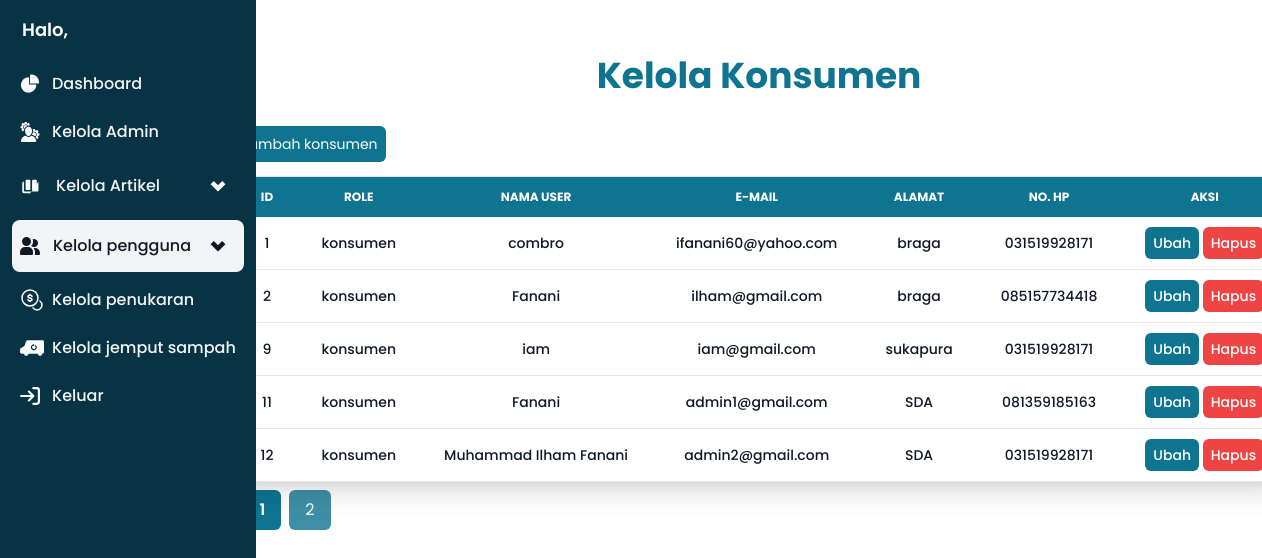
The app's page /kelola-konsumen.php with its own data.
### tables this page shows
CREATE TABLE `users` (
  `user_id` int(11) NOT NULL,
  `foto` varchar(255) DEFAULT NULL,
  `role` enum('konsumen','mitra') DEFAULT NULL,
  `nama` varchar(255) DEFAULT NULL,
  `email` varchar(255) DEFAULT NULL,
  `password` varchar(255) DEFAULT NULL,
  `alamat` text DEFAULT NULL,
  `no_hp` varchar(20) DEFAULT NULL,
  `poin` int(11) DEFAULT NULL
);

### include/Database.php (called while the page is built, shortened)
<?php
class Database
{
    private $host = "localhost";
    private $username = "root";
    private $password = "";
    private $dbname = "ass3";
    private $port = "3306";
    public function __construct()
    {
        $this->conn = new mysqli($this->host, $this->username, $this->password, $this->dbname, $this->port);
    }
}
?>

### include/User.php (called while the page is built, shortened)
<?php
require_once "Database.php";
Class User extends Database {
    public function getAllUsers(){
        $query = "SELECT * FROM users WHERE role = 'konsumen'";
        $result = $this->conn->query($query);
        $users = [];
        if ($result->num_rows > 0) {
            while ($row = $result->fetch_object()) {
                $users[] = $row;
            }
        }
        return $users;
    }
    public function limitUser($awal, $akhir) {
        $query = "SELECT * FROM users WHERE role = 'konsumen' LIMIT $awal, $akhir";
        $result = $this->conn->query($query);
        $users = [];
        if ($result->num_rows > 0) {
            while ($row = $result->fetch_object()) {
                $users[] = $row;
            }
        }
        return $users;
    }
}
?>

### kelola-konsumen.php (the view, shortened to what this page needs)
<?php
require_once dirname(__FILE__) . "/include/User.php";
$user = new User();
$users = $user->getAllUsers();
$DataperHal = 5;
$jml_data = count($users);
$jml_hal = ceil($jml_data / $DataperHal);
$halaman_aktif = (isset($_GET['halaman'])) ? $_GET['halaman'] : 1;
$awalData = ($DataperHal * $halaman_aktif) - $DataperHal;
$pengguna = $user->limitUser($awalData, $DataperHal);
?>
<!DOCTYPE html>
<html lang="en">
<head>
    <script src="https://cdn.tailwindcss.com"></script>
    <link href="https://cdnjs.cloudflare.com/ajax/libs/flowbite/2.2.0/flowbite.min.css" rel="stylesheet" />
</head>
<body>
    <aside id="logo-sidebar"
        class="fixed top-0 left-0 z-40 w-64 h-screen transition-transform -translate-x-full sm:translate-x-0"
        aria-label="Sidebar">
        <div class="h-full px-3 py-4 overflow-y-auto bg-cyan-950">
            <a href="https://flowbite.com/" class="flex items-center ps-2.5 mb-5">
                <span class="self-center text-lg font-semibold whitespace-nowrap text-white">Halo,
                </span>
            </a>
            <ul class="space-y-2 font-medium">
                <li>
                    <a href="home-admin.php"
                        class="flex items-center p-2 text-gray-900 rounded-lg group hover:bg-gray-100">
                        <span class="ms-3 text-gray-100 group-hover:text-gray-900">Dashboard</span>
                    </a>
                </li>
                <li id="kelola-admin">
                    <a href="kelola-admin.php"
                        class="flex items-center p-2 text-gray-900 rounded-lg group hover:bg-gray-100">
                        <span class="flex-1 ms-3 text-gray-100 group-hover:text-gray-900">Kelola Admin</span>
                    </a>
                </li>
                <li>
                    <button class="w-full flex items-center p-2 text-gray-900 rounded-lg hover:bg-gray-100 group"
                        data-dropdown-toggle="dropdown-artikel">
                        <span class="flex-1 ms-2 text-gray-100 group-hover:text-gray-900 text-left">Kelola
                            Artikel</span>
                        <svg class="flex-shrink-0 w-9 h-9 text-gray-50 transition duration-75 group-hover:text-gray-900"
                            viewBox="0 0 24 24" xmlns="http://www.w3.org/2000/svg">
                    </button>
                </li>
                <li>
                    <button class="w-full flex items-center p-2 text-gray-900 rounded-lg bg-gray-100 group"
                        data-dropdown-toggle="dropdown">
                        <span class="flex-1 ms-1 text-gray-900">Kelola pengguna</span>
                        <svg class="flex-shrink-0 w-9 h-9 transition duration-75 text-gray-900" viewBox="0 0 24 24"
                            xmlns="http://www.w3.org/2000/svg">
                            <g>
                                <path fill="none" d="M0 0h24v24H0z" />
                                <path d="M12 15l-4.243-4.243 1.415-1.414L12 12.172l2.828-2.829 1.415 1.414z"
                                    stroke="currentColor" fill="currentColor" />
                            </g>
                        </svg>
                    </button>
                </li>
                <li>
                    <a href="#" class="flex items-center p-2 text-gray-900 rounded-lg hover:bg-gray-100 group">
                        <span class="flex-1 ms-2 text-gray-100 group-hover:text-gray-900">Kelola penukaran</span>
                    </a>
                </li>
                <li>
                    <a href="kelolaAdmin.php" class="flex items-center p-2 text-gray-900 rounded-lg hover:bg-gray-100 group">
                        <span class="flex-1 ms-2 text-gray-100 group-hover:text-gray-900">Kelola jemput sampah</span>
                    </a>
                </li>
                <li>
                    <a href="login-admin.php"
                        class="flex items-center p-2 text-gray-900 rounded-lg hover:bg-gray-100 group">
                        <span class="flex-1 ms-3 text-gray-100 group-hover:text-gray-900">Keluar</span>
                    </a>
                </li>
            </ul>
        </div>
    </aside>
    <div class="sm:ml-64">
        <div class="pt-10 grid justify-center">
            <h1 class="my-4 text-4xl font-bold text-center text-cyan-700">Kelola Konsumen</h1>
            <div class="relative my-5 self-end">
                <a href="tambah-konsumen.php"
                    class="py-2 px-2 text-white text-sm rounded-md bg-cyan-700 hover:bg-cyan-600 focus:ring-2 focus:ring-cyan-500">tambah
                    konsumen</a>
            </div>
            <div class="relative overflow-auto sm:rounded-lg shadow-xl w-[1047px]">
                <table class="text-sm text-left text-gray-500 border w-[1044px]">
                    <thead class="text-xs text-center text-white uppercase bg-cyan-700">
                        <tr>
                            <th scope="col" class="px-6 py-3">
                                Id
                            </th>
                            <th scope="col" class="px-6 py-3">
                                Role
                            </th>
                            <th scope="col" class="px-6 py-3">
                                Nama User
                            </th>
                            <th scope="col" class="px-6 py-3">
                                E-mail
                            </th>
                            <th scope="col" class="px-6 py-3">
                                Alamat
                            </th>
                            <th scope="col" class="px-6 py-3">
                                No. Hp
                            </th>
                            <th scope="col" class="px-6 py-3">
                                Aksi
                            </th>
                        </tr>
                    </thead>
                    <tbody>
                        <?php foreach ($pengguna as $user): ?>
                            <tr class="bg-white border-b text-center font-medium text-gray-900 whitespace-nowrap">
                                <th scope="row" class="px-6 py-4 font-medium">
                                    <?= $user->user_id ?>
                                </th>
                                <td class="px-6 py-4">
                                    <?= $user->role ?>
                                </td>
                                <td class="px-6 py-4">
                                    <?= $user->nama ?>
                                </td>
                                <td class="px-6 py-4">
                                    <?= $user->email ?>
                                </td>
                                <td class="px-6 py-4 max-w-[1044px]">
                                    <?= $user->alamat ?>
                                </td>
                                <td class="px-6 py-4">
                                    <?= $user->no_hp ?>
                                </td>
                                <td class="px-6 py-4">
                                    <a href="edit-user.php?user_id=<?= $user->user_id ?>"
                                        class="font-medium text-white bg-cyan-700 hover:bg-cyan-600 py-1.5 px-2 rounded-md">Ubah</a>
                                    <a href="delete-profile.php?user_id=<?= $user->user_id ?>"
                                        class="font-medium text-white bg-red-500 hover:bg-red-400 py-1.5 px-2 rounded-md"
                                        onclick="return confirm('yakin ingin hapus akun dengan id=<?= $user->user_id ?>?')">Hapus</a>
                                </td>
                            </tr>
                        <?php endforeach; ?>
                    </tbody>
                </table>
            </div>
            <div class="flex gap-x-2 ms-2 mt-2">
                <?php for ($i = 1; $i <= $jml_hal; $i++): ?>
                    <?php if ($i == $halaman_aktif): ?>
                        <a href="?halaman=<?= $i ?>" class="px-4 py-2 bg-cyan-700 text-white font-semibold rounded-md">
                            <?= $i; ?>
                        </a>
                    <?php else: ?>
                        <a href="?halaman=<?= $i ?>"
                            class="px-4 py-2 bg-cyan-700/80 text-white font-semibol rounded-md hover:bg-cyan-600/80">
                            <?= $i; ?>
                        </a>
                    <?php endif; ?>
                <?php endfor; ?>
            </div>
        </div>
    </div>
</body>
</html>

### kelola-konsumen.php (style rules this page uses)
* { font-family: 'Poppins', sans-serif; }

### records on screen
users: user_id "1", role "konsumen", nama "combro", email "ifanani60@yahoo.com", alamat "braga", no_hp "031519928171"
users: user_id "2", role "konsumen", nama "Fanani", email "ilham@gmail.com", alamat "braga", no_hp "085157734418"
users: user_id "9", role "konsumen", nama "iam", email "iam@gmail.com", alamat "sukapura", no_hp "031519928171"
users: user_id "11", role "konsumen", nama "Fanani", email "admin1@gmail.com", alamat "SDA", no_hp "081359185163"
users: user_id "12", role "konsumen", nama "Muhammad Ilham Fanani", email "admin2@gmail.com", alamat "SDA", no_hp "031519928171"
